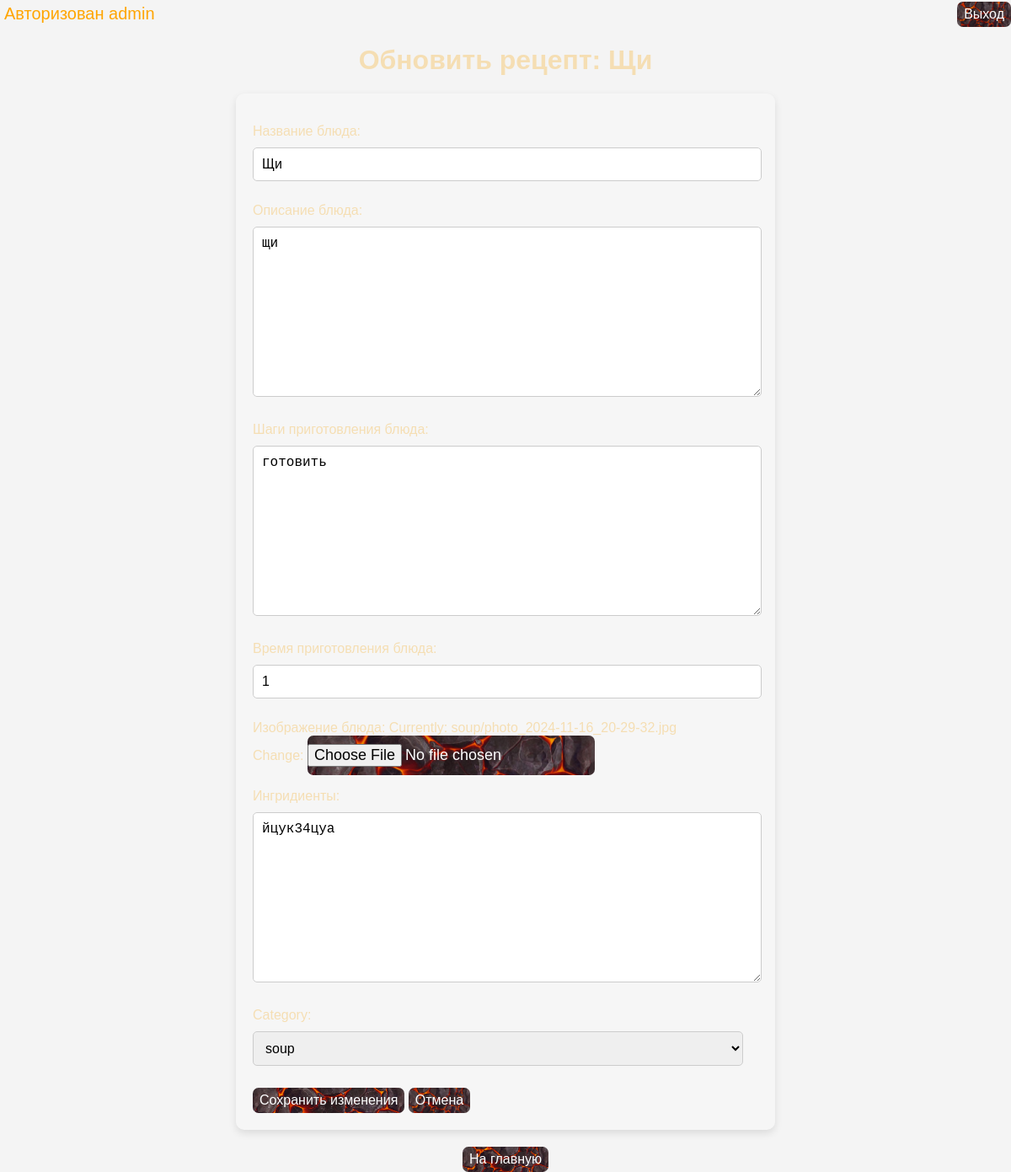
The app's page /update_recipe/1/ (signed in) with its own data.
### recipe/models.py (models this page shows, shortened)
class Recipe(models.Model):
    name = models.CharField(max_length=150, blank=False, null=False, unique=True, verbose_name='Название блюда')
    description = models.TextField(max_length=2000, blank=False, null=False, verbose_name='Описание блюда')
    steps = models.TextField(max_length=5000, blank=False, null=False, verbose_name='Шаги приготовления блюда')
    time = models.CharField(max_length=60, blank=False, null=False, verbose_name='Время приготовления блюда')
    image = models.ImageField(upload_to=create_path_to_upload, blank=False, null=False, verbose_name='Изображение блюда')
    author = models.ForeignKey(to=User, on_delete=models.SET_DEFAULT, default=1, related_name='recipes',
                               related_query_name='recipe')
    ingredients = models.TextField(max_length=2000, blank=False, null=False, verbose_name='Ингридиенты')
    category = models.ForeignKey(to='Category', on_delete=models.SET_NULL, null=True, related_name='recipes',
                                 related_query_name='recipe')
    date_create = models.DateField(auto_now_add=True, verbose_name='Дата добавления')
    class Meta:
        verbose_name = 'Рецепт'
        verbose_name_plural = 'Рецепты'

class Category(models.Model):
    name = models.CharField(max_length=150, blank=False, null=False, unique=True, verbose_name='Название категории')
    description = models.TextField(max_length=1000, blank=False, null=False, verbose_name='Описание категории')
    def __str__(self):
        return self.name
    class Meta:
        verbose_name = 'Категория'
        verbose_name_plural = 'Категории'

### recipe/views.py (the view, shortened to what this page needs)
# urls.py: path("update_recipe/<int:pk>/", UpdateRecipe.as_view(), name="update_recipe"),
class UpdateRecipe(UserPassesTestMixin, LoginRequiredMixin, UpdateView):
    model = Recipe
    fields = 'name', 'description', 'steps', 'time', 'image', 'ingredients', 'category'
    template_name = 'recipe/update_recipe.html'
    def test_func(self):
        if self.request.user.is_superuser:
            return True
        created_by_current_user = self.get_object.author == self.request.user
        return created_by_current_user

### recipe/templates/recipe/update_recipe.html (shortened to what this page needs)
{% extends 'recipe/base.html' %}
{% load static %}
{% block body %}
<h1>Обновить рецепт: {{ object.name }}</h1>
<form method="post" enctype="multipart/form-data">
    {{ form.as_p }}
    <button type="submit" class="btn btn-primary">Сохранить изменения</button>
    <button><a href="{% url 'recipe:detail_recipe' pk=object.pk %}" class="btn btn-secondary">Отмена</a></button>
</form>
<div class="div_center">
    <button><a class="button" href="{% url 'recipe:index' %}">На главную</a></button>
</div>
{% endblock %}

### recipe/templates/recipe/base.html (shortened to what this page needs)
<!doctype html>
<html lang="en">
<head>
    {% load static %}
    <div class="menu">
        {% if not user.is_authenticated %}
        <div>
            <h5 class="menu_text">Вы не авторизованы</h5>
        </div>
        {% else %}
        <div>
            <p class="menu_text">Авторизован {{ user }}</p>
        </div>
        {% endif %}
        {% if not user.is_authenticated %}
        <div class="menu_button">
            <div>
                <button class="button_style"><a href="{% url 'myauth:login' %}">Вход</a></button>
                <br>
            </div>
            <div>
                <button><a href="{% url 'myauth:register' %}">Регистрация</a></button>
            </div>
            {% else %}
            <div>
                <button><a href="{% url 'myauth:logout' %}">Выход</a></button>
            </div>
            {% endif %}
        </div>
</head>
<body>
{% block body %}
{% endblock %}
</body>
</html>

### records on screen
Recipe: name "Щи", description "щи", steps "готовить", time "1", ingredients "йцук34цуа", category "soup"

### other values on screen
{{ user }} "admin"
